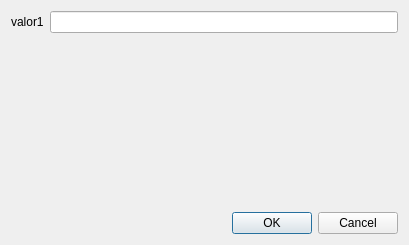
<?xml version="1.0" encoding="UTF-8"?>
<ui version="4.0">
 <class>Dialog</class>
 <widget class="QDialog" name="Dialog">
  <property name="geometry">
   <rect>
    <x>0</x>
    <y>0</y>
    <width>409</width>
    <height>245</height>
   </rect>
  </property>
  <property name="windowTitle">
   <string>Fromulário</string>
  </property>
  <property name="windowIcon">
   <iconset resource="resources.qrc">
    <normaloff>:/icons/pluguin.png</normaloff>:/icons/pluguin.png</iconset>
  </property>
  <layout class="QVBoxLayout" name="verticalLayout">
   <item>
    <layout class="QFormLayout" name="formLayout">
     <item row="0" column="0">
      <widget class="QLabel" name="lbl_valor1">
       <property name="text">
        <string>valor1</string>
       </property>
      </widget>
     </item>
     <item row="0" column="1">
      <widget class="QLineEdit" name="valor1"/>
     </item>
    </layout>
   </item>
   <item>
    <widget class="QDialogButtonBox" name="buttonBox">
     <property name="orientation">
      <enum>Qt::Horizontal</enum>
     </property>
     <property name="standardButtons">
      <set>QDialogButtonBox::Cancel|QDialogButtonBox::Ok</set>
     </property>
    </widget>
   </item>
  </layout>
 </widget>
 <resources>
  <include location="resources.qrc"/>
 </resources>
 <connections>
  <connection>
   <sender>buttonBox</sender>
   <signal>accepted()</signal>
   <receiver>Dialog</receiver>
   <slot>accept()</slot>
   <hints>
    <hint type="sourcelabel">
     <x>248</x>
     <y>254</y>
    </hint>
    <hint type="destinationlabel">
     <x>157</x>
     <y>274</y>
    </hint>
   </hints>
  </connection>
  <connection>
   <sender>buttonBox</sender>
   <signal>rejected()</signal>
   <receiver>Dialog</receiver>
   <slot>reject()</slot>
   <hints>
    <hint type="sourcelabel">
     <x>316</x>
     <y>260</y>
    </hint>
    <hint type="destinationlabel">
     <x>286</x>
     <y>274</y>
    </hint>
   </hints>
  </connection>
 </connections>
</ui>
